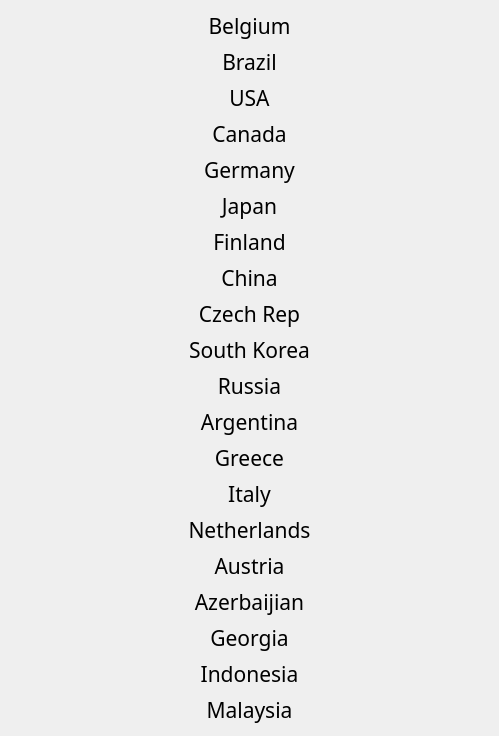
         <widget class="QWidget" name="scrollAreaWidgetContents_2">
          <property name="geometry">
           <rect>
            <x>0</x>
            <y>0</y>
            <width>499</width>
            <height>556</height>
           </rect>
          </property>
          <layout class="QVBoxLayout" name="verticalLayout_2">
           <item>
            <widget class="QLabel" name="label_27">
             <property name="font">
              <font>
               <family>Trebuchet MS</family>
               <pointsize>16</pointsize>
              </font>
             </property>
             <property name="text">
              <string>Belgium</string>
             </property>
             <property name="alignment">
              <set>Qt::AlignCenter</set>
             </property>
            </widget>
           </item>
           <item>
            <widget class="QLabel" name="label_28">
             <property name="font">
              <font>
               <family>Trebuchet MS</family>
               <pointsize>16</pointsize>
              </font>
             </property>
             <property name="text">
              <string>Brazil</string>
             </property>
             <property name="alignment">
              <set>Qt::AlignCenter</set>
             </property>
            </widget>
           </item>
           <item>
            <widget class="QLabel" name="label_26">
             <property name="font">
              <font>
               <family>Trebuchet MS</family>
               <pointsize>16</pointsize>
              </font>
             </property>
             <property name="text">
              <string>USA</string>
             </property>
             <property name="alignment">
              <set>Qt::AlignCenter</set>
             </property>
            </widget>
           </item>
           <item>
            <widget class="QLabel" name="label_29">
             <property name="font">
              <font>
               <family>Trebuchet MS</family>
               <pointsize>16</pointsize>
              </font>
             </property>
             <property name="text">
              <string>Canada</string>
             </property>
             <property name="alignment">
              <set>Qt::AlignCenter</set>
             </property>
            </widget>
           </item>
           <item>
            <widget class="QLabel" name="label_61">
             <property name="font">
              <font>
               <family>Trebuchet MS</family>
               <pointsize>16</pointsize>
              </font>
             </property>
             <property name="text">
              <string>Germany</string>
             </property>
             <property name="alignment">
              <set>Qt::AlignCenter</set>
             </property>
            </widget>
           </item>
           <item>
            <widget class="QLabel" name="label_59">
             <property name="font">
              <font>
               <family>Trebuchet MS</family>
               <pointsize>16</pointsize>
              </font>
             </property>
             <property name="text">
              <string>Japan</string>
             </property>
             <property name="alignment">
              <set>Qt::AlignCenter</set>
             </property>
            </widget>
           </item>
           <item>
            <widget class="QLabel" name="label_60">
             <property name="font">
              <font>
               <family>Trebuchet MS</family>
               <pointsize>16</pointsize>
              </font>
             </property>
             <property name="text">
              <string>Finland</string>
             </property>
             <property name="alignment">
              <set>Qt::AlignCenter</set>
             </property>
            </widget>
           </item>
           <item>
            <widget class="QLabel" name="label_58">
             <property name="font">
              <font>
               <family>Trebuchet MS</family>
               <pointsize>16</pointsize>
              </font>
             </property>
             <property name="text">
              <string>China</string>
             </property>
             <property name="alignment">
              <set>Qt::AlignCenter</set>
             </property>
            </widget>
           </item>
           <item>
            <widget class="QLabel" name="label_64">
             <property name="font">
              <font>
               <family>Trebuchet MS</family>
               <pointsize>16</pointsize>
              </font>
             </property>
             <property name="text">
              <string>Czech Rep</string>
             </property>
             <property name="alignment">
              <set>Qt::AlignCenter</set>
             </property>
            </widget>
           </item>
           <item>
            <widget class="QLabel" name="label_63">
             <property name="font">
              <font>
               <family>Trebuchet MS</family>
               <pointsize>16</pointsize>
              </font>
             </property>
             <property name="text">
              <string>South Korea</string>
             </property>
             <property name="alignment">
              <set>Qt::AlignCenter</set>
             </property>
            </widget>
           </item>
           <item>
            <widget class="QLabel" name="label_62">
             <property name="font">
              <font>
               <family>Trebuchet MS</family>
               <pointsize>16</pointsize>
              </font>
             </property>
             <property name="text">
              <string>Russia</string>
             </property>
             <property name="alignment">
              <set>Qt::AlignCenter</set>
             </property>
            </widget>
           </item>
           <item>
            <widget class="QLabel" name="label_65">
             <property name="font">
              <font>
               <family>Trebuchet MS</family>
               <pointsize>16</pointsize>
              </font>
             </property>
             <property name="text">
              <string>Argentina</string>
             </property>
             <property name="alignment">
              <set>Qt::AlignCenter</set>
             </property>
            </widget>
           </item>
           <item>
            <widget class="QLabel" name="label_71">
             <property name="font">
              <font>
               <family>Trebuchet MS</family>
               <pointsize>16</pointsize>
              </font>
             </property>
             <property name="text">
              <string>Greece</string>
             </property>
             <property name="alignment">
              <set>Qt::AlignCenter</set>
             </property>
            </widget>
           </item>
           <item>
            <widget class="QLabel" name="label_72">
             <property name="font">
              <font>
               <family>Trebuchet MS</family>
               <pointsize>16</pointsize>
              </font>
             </property>
             <property name="text">
              <string>Italy</string>
             </property>
             <property name="alignment">
              <set>Qt::AlignCenter</set>
             </property>
            </widget>
           </item>
           <item>
            <widget class="QLabel" name="label_70">
             <property name="font">
              <font>
               <family>Trebuchet MS</family>
               <pointsize>16</pointsize>
              </font>
             </property>
             <property name="text">
              <string>Netherlands</string>
             </property>
             <property name="alignment">
              <set>Qt::AlignCenter</set>
             </property>
            </widget>
           </item>
           <item>
            <widget class="QLabel" name="label_68">
             <property name="font">
              <font>
               <family>Trebuchet MS</family>
               <pointsize>16</pointsize>
              </font>
             </property>
             <property name="text">
              <string>Austria</string>
             </property>
             <property name="alignment">
              <set>Qt::AlignCenter</set>
             </property>
            </widget>
           </item>
           <item>
            <widget class="QLabel" name="label_67">
             <property name="font">
              <font>
               <family>Trebuchet MS</family>
               <pointsize>16</pointsize>
              </font>
             </property>
             <property name="text">
              <string>Azerbaijian</string>
             </property>
             <property name="alignment">
              <set>Qt::AlignCenter</set>
             </property>
            </widget>
           </item>
           <item>
            <widget class="QLabel" name="label_66">
             <property name="font">
              <font>
               <family>Trebuchet MS</family>
               <pointsize>16</pointsize>
              </font>
             </property>
             <property name="text">
              <string>Georgia</string>
             </property>
             <property name="alignment">
              <set>Qt::AlignCenter</set>
             </property>
            </widget>
           </item>
           <item>
            <widget class="QLabel" name="label_69">
             <property name="font">
              <font>
               <family>Trebuchet MS</family>
               <pointsize>16</pointsize>
              </font>
             </property>
             <property name="text">
              <string>Indonesia</string>
             </property>
             <property name="alignment">
              <set>Qt::AlignCenter</set>
             </property>
            </widget>
           </item>
           <item>
            <widget class="QLabel" name="label_73">
             <property name="font">
              <font>
               <family>Trebuchet MS</family>
               <pointsize>16</pointsize>
              </font>
             </property>
             <property name="text">
              <string>Malaysia</string>
             </property>
             <property name="alignment">
              <set>Qt::AlignCenter</set>
             </property>
            </widget>
           </item>
          </layout>
         </widget>
